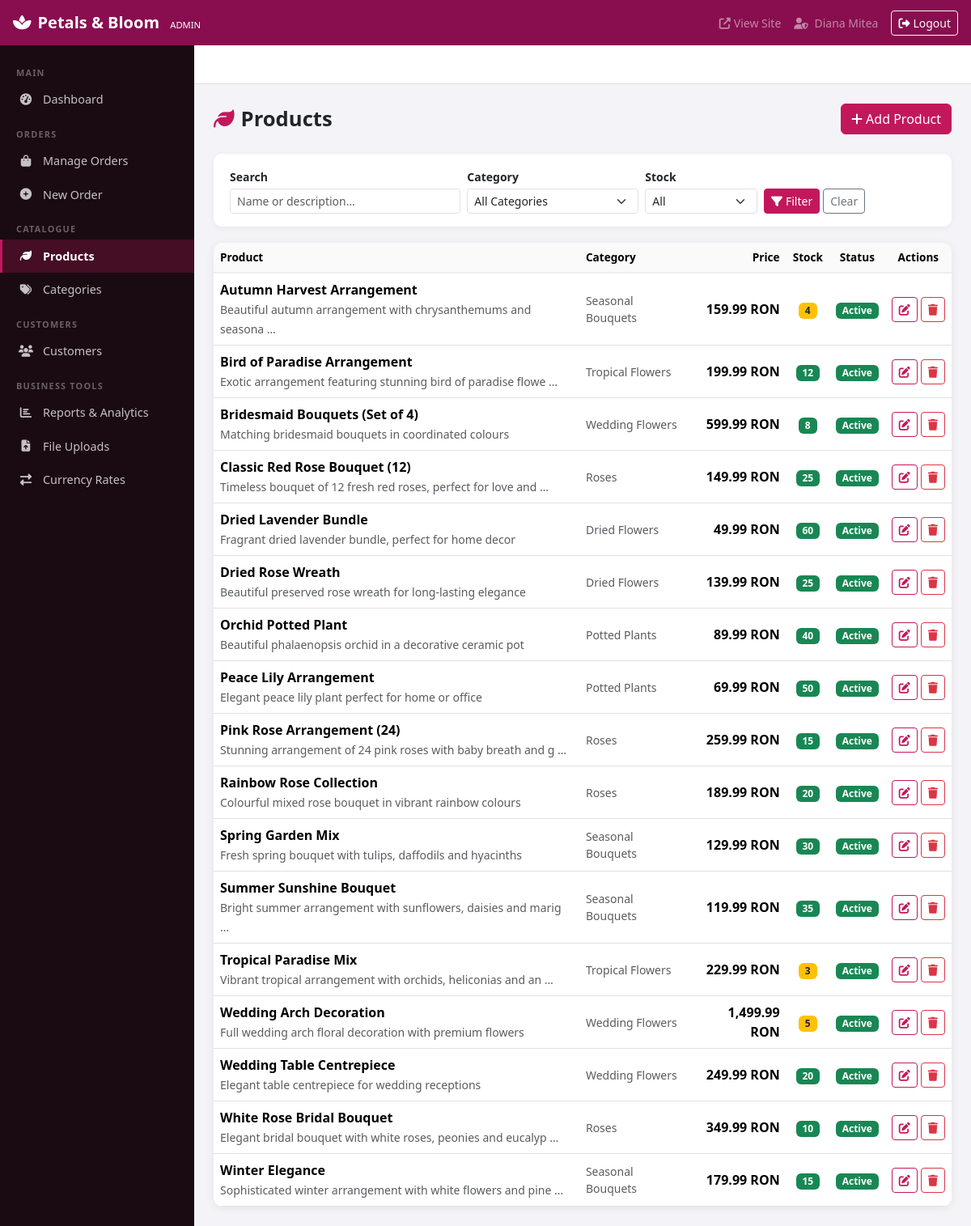
Page /admin/products/index.php (signed in) on the committed database.
### tables this page shows
CREATE TABLE `products` (
  `id`             INT UNSIGNED    NOT NULL AUTO_INCREMENT,
  `category_id`    INT UNSIGNED    NOT NULL,
  `name`           VARCHAR(150)    NOT NULL,
  `description`    TEXT            DEFAULT NULL,
  `price`          DECIMAL(10,2)   NOT NULL,
  `stock_quantity` INT             NOT NULL DEFAULT 0,
  `image_path`     VARCHAR(255)    DEFAULT NULL,
  `is_active`      TINYINT(1)      NOT NULL DEFAULT 1,
  `created_at`     TIMESTAMP       DEFAULT CURRENT_TIMESTAMP,
  PRIMARY KEY (`id`),
  CONSTRAINT `fk_products_category`
    FOREIGN KEY (`category_id`) REFERENCES `categories`(`id`)
    ON UPDATE CASCADE ON DELETE RESTRICT
);

CREATE TABLE `categories` (
  `id`          INT UNSIGNED    NOT NULL AUTO_INCREMENT,
  `name`        VARCHAR(100)    NOT NULL,
  `description` TEXT            DEFAULT NULL,
  `image_path`  VARCHAR(255)    DEFAULT NULL,
  `is_active`   TINYINT(1)      NOT NULL DEFAULT 1,
  `created_at`  TIMESTAMP       DEFAULT CURRENT_TIMESTAMP,
  PRIMARY KEY (`id`)
);

### admin/products/index.php (the view, shortened to what this page needs)
<?php
$conn           = getDbConnection();
$search  = trim($_GET['search']   ?? '');
$where  = [];
$whereSQL = $where ? 'WHERE ' . implode(' AND ', $where) : '';
$stmt = $conn->prepare(
    "SELECT p.*, c.name AS cat_name FROM products p
     LEFT JOIN categories c ON p.category_id = c.id
     $whereSQL ORDER BY p.name"
);
$stmt->execute();
$products = $stmt->get_result();
include __DIR__ . '/../includes/header.php';
?>
<div class="page-header">
  <h1><i class="fa fa-leaf me-2 text-primary-custom"></i>Products</h1>
  <a href="<?= $adminBase ?>/products/create.php" class="btn btn-primary">
    <i class="fa fa-plus me-1"></i>Add Product
  </a>
</div>
<div class="filters-bar">
  <form method="get" class="row g-2 align-items-end">
    <div class="col-md-4">
      <label class="form-label small fw-semibold mb-1">Search</label>
      <input type="text" name="search" class="form-control form-control-sm"
             placeholder="Name or description…"
             value="<?= htmlspecialchars($search, ENT_QUOTES, 'UTF-8') ?>">
    </div>
    <div class="col-md-3">
      <label class="form-label small fw-semibold mb-1">Category</label>
      <select name="category" class="form-select form-select-sm">
        <option value="">All Categories</option>
      </select>
    </div>
    <div class="col-md-2">
      <label class="form-label small fw-semibold mb-1">Stock</label>
      <select name="stock" class="form-select form-select-sm">
        <option value="">All</option>
      </select>
    </div>
    <div class="col-md-3 d-flex gap-1">
      <button type="submit" class="btn btn-primary btn-sm">
        <i class="fa fa-filter me-1"></i>Filter
      </button>
      <a href="<?= $adminBase ?>/products/index.php" class="btn btn-outline-secondary btn-sm">Clear</a>
    </div>
  </form>
</div>
<div class="admin-table">
  <div class="table-responsive">
    <table class="table table-hover align-middle mb-0">
      <thead>
        <tr>
          <th>Product</th>
          <th>Category</th>
          <th class="text-end">Price</th>
          <th class="text-center">Stock</th>
          <th class="text-center">Status</th>
          <th class="text-center">Actions</th>
        </tr>
      </thead>
      <tbody>
        <?php while ($p = $products->fetch_assoc()): ?>
        <tr>
          <td>
            <div class="fw-semibold"><?= htmlspecialchars($p['name'], ENT_QUOTES, 'UTF-8') ?></div>
            <small class="text-muted">
              <?= htmlspecialchars(mb_substr($p['description'] ?? '', 0, 60), ENT_QUOTES, 'UTF-8') ?>
              <?= strlen($p['description'] ?? '') > 60 ? '…' : '' ?>
            </small>
          </td>
          <td class="text-muted small"><?= htmlspecialchars($p['cat_name'] ?? '—', ENT_QUOTES, 'UTF-8') ?></td>
          <td class="text-end fw-semibold"><?= number_format((float)$p['price'], 2) ?> RON</td>
          <td class="text-center">
            <?php $qty = (int)$p['stock_quantity']; ?>
            <span class="badge <?= $qty === 0 ? 'bg-danger' : ($qty <= 5 ? 'bg-warning text-dark' : 'bg-success') ?>">
              <?= $qty ?>
            </span>
          </td>
          <td class="text-center">
            <span class="badge <?= $p['is_active'] ? 'bg-success' : 'bg-secondary' ?>">
              <?= $p['is_active'] ? 'Active' : 'Inactive' ?>
            </span>
          </td>
          <td class="text-center">
            <div class="d-flex gap-1 justify-content-center">
              <a href="<?= $adminBase ?>/products/edit.php?id=<?= (int)$p['id'] ?>"
                 class="btn btn-sm btn-outline-primary" title="Edit">
                <i class="fa fa-edit"></i>
              </a>
              <a href="<?= $adminBase ?>/products/delete.php?id=<?= (int)$p['id'] ?>"
                 class="btn btn-sm btn-outline-danger" title="Delete"
                 onclick="return confirm('Delete this product?')">
                <i class="fa fa-trash"></i>
              </a>
            </div>
          </td>
        </tr>
        <?php endwhile; ?>
      </tbody>
    </table>
  </div>
</div>
<?php include __DIR__ . '/../includes/footer.php'; ?>

### assets/css/admin.css (style rules this page uses)
:root { --admin-sidebar-w: 240px; --admin-topnav-h: 56px; --sidebar-bg: #1a0a12; --sidebar-hover: #2d1020; --sidebar-active: #c2185b; --admin-primary: #c2185b; --admin-primary-dk: #880e4f; }
body.admin-body { background: #f4f4f8; margin: 0; font-family: 'Segoe UI', sans-serif; }
.admin-table { background: #fff; border-radius: 12px; box-shadow: 0 2px 12px rgba(0,0,0,.07); overflow: hidden; }
.admin-table thead th { background: #fafafa; font-weight: 600; font-size: .85rem; border-bottom: 2px solid #eee; }
.btn-primary { background: var(--admin-primary); border-color: var(--admin-primary); }
.btn-outline-primary { color: var(--admin-primary); border-color: var(--admin-primary); }
.text-primary-custom { color: var(--admin-primary) !important; }
.page-header { display: flex; justify-content: space-between; align-items: center; flex-wrap: wrap; gap: 12px; margin-bottom: 24px; }
.page-header h1 { font-size: 1.6rem; font-weight: 700; margin: 0; }
.filters-bar { background: #fff; border-radius: 10px; padding: 16px 20px; box-shadow: 0 2px 8px rgba(0,0,0,.05); margin-bottom: 20px; }

### rows in the picture
products: name "Autumn Harvest Arrangement", description "Beautiful autumn arrangement with chrysanthemums and seasona", category.name "Seasonal Bouquets", price "159.99", stock_quantity "4", is_active "Active"
products: name "Bird of Paradise Arrangement", description "Exotic arrangement featuring stunning bird of paradise flowe", category.name "Tropical Flowers", price "199.99", stock_quantity "12", is_active "Active"
products: name "Bridesmaid Bouquets (Set of 4)", description "Matching bridesmaid bouquets in coordinated colours", category.name "Wedding Flowers", price "599.99", stock_quantity "8", is_active "Active"
products: name "Classic Red Rose Bouquet (12)", description "Timeless bouquet of 12 fresh red roses, perfect for love and", category.name "Roses", price "149.99", stock_quantity "25", is_active "Active"
products: name "Dried Lavender Bundle", description "Fragrant dried lavender bundle, perfect for home decor", category.name "Dried Flowers", price "49.99", stock_quantity "60", is_active "Active"
products: name "Dried Rose Wreath", description "Beautiful preserved rose wreath for long-lasting elegance", category.name "Dried Flowers", price "139.99", stock_quantity "25", is_active "Active"
products: name "Orchid Potted Plant", description "Beautiful phalaenopsis orchid in a decorative ceramic pot", category.name "Potted Plants", price "89.99", stock_quantity "40", is_active "Active"
products: name "Peace Lily Arrangement", description "Elegant peace lily plant perfect for home or office", category.name "Potted Plants", price "69.99", stock_quantity "50", is_active "Active"
products: name "Pink Rose Arrangement (24)", description "Stunning arrangement of 24 pink roses with baby breath and g", category.name "Roses", price "259.99", stock_quantity "15", is_active "Active"
products: name "Rainbow Rose Collection", description "Colourful mixed rose bouquet in vibrant rainbow colours", category.name "Roses", price "189.99", stock_quantity "20", is_active "Active"
products: name "Spring Garden Mix", description "Fresh spring bouquet with tulips, daffodils and hyacinths", category.name "Seasonal Bouquets", price "129.99", stock_quantity "30", is_active "Active"
products: name "Summer Sunshine Bouquet", description "Bright summer arrangement with sunflowers, daisies and marig", category.name "Seasonal Bouquets", price "119.99", stock_quantity "35", is_active "Active"
products: name "Tropical Paradise Mix", description "Vibrant tropical arrangement with orchids, heliconias and an", category.name "Tropical Flowers", price "229.99", stock_quantity "3", is_active "Active"
products: name "Wedding Arch Decoration", description "Full wedding arch floral decoration with premium flowers", category.name "Wedding Flowers", price "1,499.99", stock_quantity "5", is_active "Active"
products: name "Wedding Table Centrepiece", description "Elegant table centrepiece for wedding receptions", category.name "Wedding Flowers", price "249.99", stock_quantity "20", is_active "Active"
products: name "White Rose Bridal Bouquet", description "Elegant bridal bouquet with white roses, peonies and eucalyp", category.name "Roses", price "349.99", stock_quantity "10", is_active "Active"
products: name "Winter Elegance", description "Sophisticated winter arrangement with white flowers and pine", category.name "Seasonal Bouquets", price "179.99", stock_quantity "15", is_active "Active"

### other values in the picture
$_SESSION['admin_name'] "Diana Mitea"
